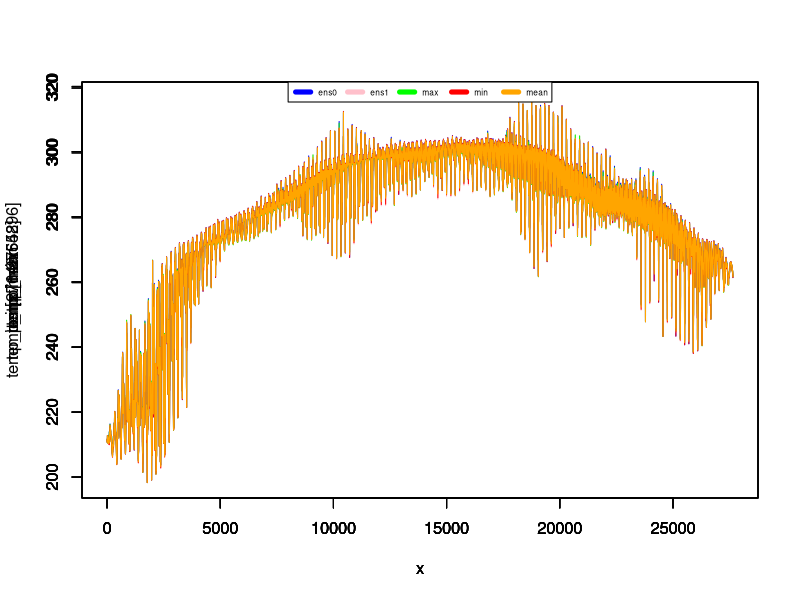
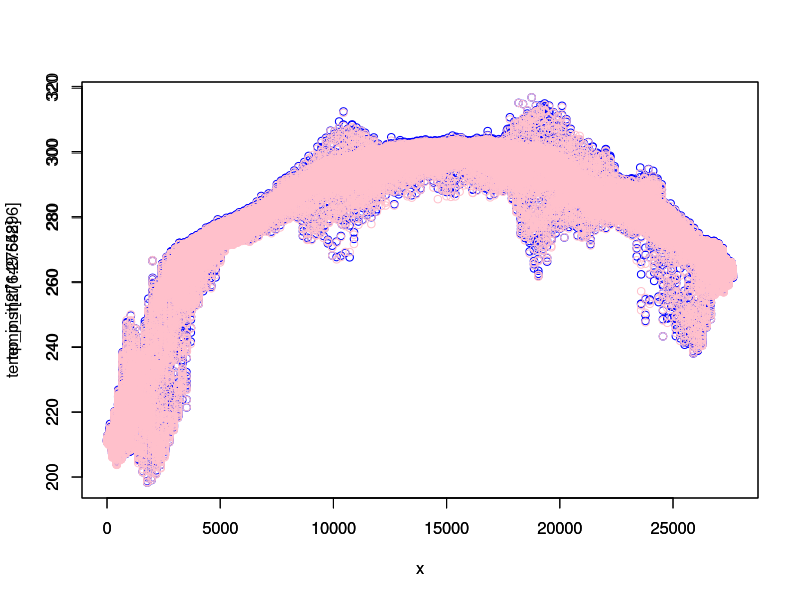
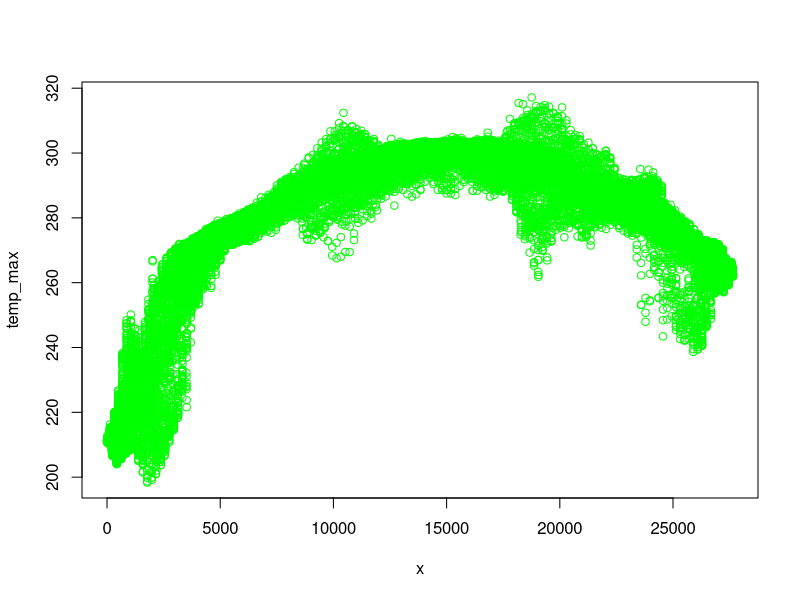
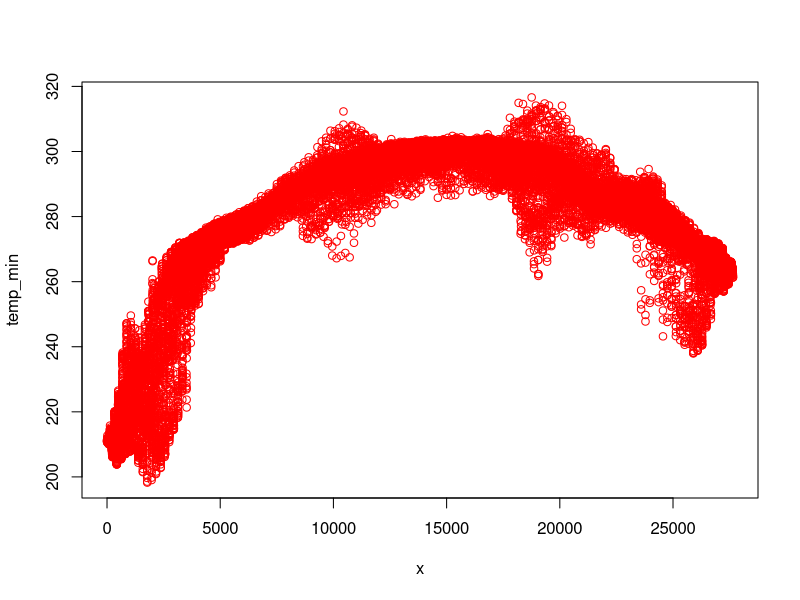
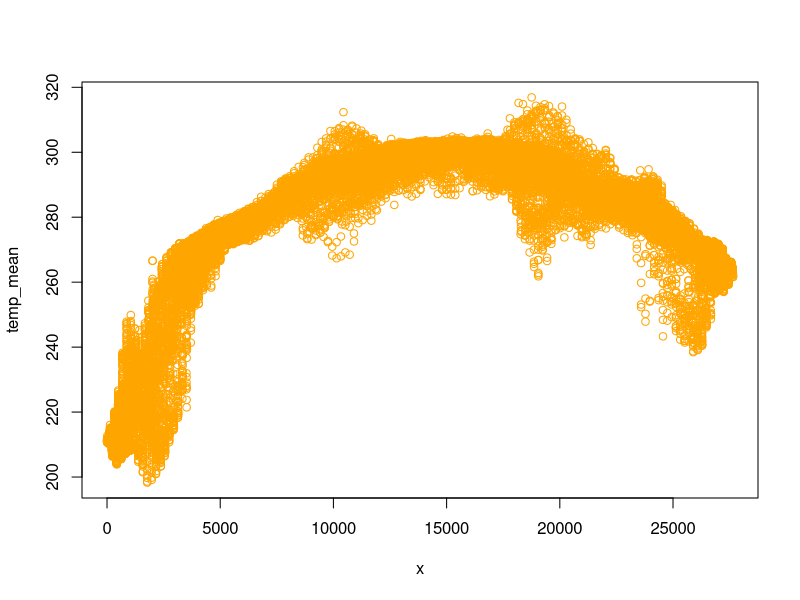

Source code (R) for these figures, in order:
#!/usr/bin/env Rscript

# ########################################################

pdf("temp.pdf") # either save all files in one pdf or the files in specific pdfs; find an option to automatise the choice

# temp_inst = read.csv("temp-inst.csv")
# temp_max = read.csv("temp-max.csv")
# temp_min = read.csv("temp-min.csv")
# temp_mean = read.csv("temp-mean.csv")

# data = read.table("test.csv", header=FALSE, sep = ',')
temp_inst = read.table("inst2.txt", header=FALSE, sep = ',')
temp_max = read.table("max2.txt", header=FALSE, sep = ',')
temp_min = read.table("min2.txt", header=FALSE, sep = ',')
temp_mean = read.table("mean2.txt", header=FALSE, sep = ',')
temp_stdev = read.table("stdev2.txt", header=FALSE, sep = ',')

x1=length(temp_inst)
x2=length(temp_max)
x3=length(temp_min)
x4=length(temp_mean)
x5=length(temp_stdev)

print(x1)
print(x2)
print(x3)
print(x4)
print(x5)

x = seq(1, x2, 1)


plot(x,temp_inst[1:27648],type="l",col="blue") 
par(new = TRUE)
plot(x,temp_inst[27649:55296],type="l",col="pink") 
par(new = TRUE)
plot(x,temp_max,type="l",col="green",) 
par(new = TRUE)
plot(x,temp_min,type="l",col="red") 
par(new = TRUE)
plot(x,temp_mean,type="l",col="orange") 
par(new = TRUE)
#lines(x,temp_stdev,col="pink")
plot_colors <- c("blue","pink","green","red","orange") 
par(new = TRUE)
legend(x = "top",inset = 0,
        legend = c("ens0", "ens1","max", "min","mean"), 
        col=plot_colors, lwd=5, cex=.5, horiz = TRUE)


plot(x,temp_inst[1:27648],col="blue")
par(new = TRUE)
plot(x,temp_inst[27649:55296],col="pink")

plot(x,temp_max,col="green")

plot(x,temp_min,col="red")

plot(x,temp_mean,col="orange")

#plot(x,temp_stdev,col="pink")

# dev.off()
print("Graphics constructed with success!")
